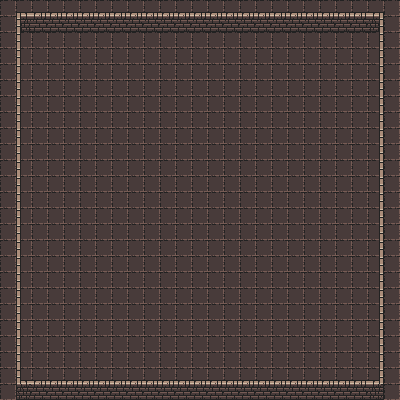

A 2D game scene composited from a Tiled map and its tileset images. What follows is a short description and the map's XML, with each tile layer's data collapsed to a summary:
An orthogonal 25x25 tile map with 16x16 px tiles, 2 tile layers (Map Border, Walls) and 5 objects.

<map version="1.2" tiledversion="1.3.4" orientation="orthogonal" renderorder="right-down" width="25" height="25" tilewidth="16" tileheight="16" infinite="0" nextlayerid="4" nextobjectid="11">
 <tileset firstgid="1" source="0x72_DungeonTilesetII_v1.3.tsx" />
 <layer id="1" name="Map Border" width="25" height="25">
  <data>[625 cells, 625 non-empty, 1 distinct tile ids]</data>
 </layer>
 <layer id="2" name="Walls" width="25" height="25">
  <data>[625 cells, 134 non-empty, 12 distinct tile ids]</data>
 </layer>
 <objectgroup id="3" name="bounds">
  <object id="2" x="187.209" y="7.66156" height="0.333111" />
  <object id="4" x="0" y="1.33245" width="400" height="30.3238" />
  <object id="5" x="0" y="16" width="19.9973" height="384" />
  <object id="6" x="0.666223" y="380.336" width="400" height="19.3311" />
  <object id="7" x="379.67" y="5.996" width="20.3304" height="384" />
 </objectgroup>
</map>
